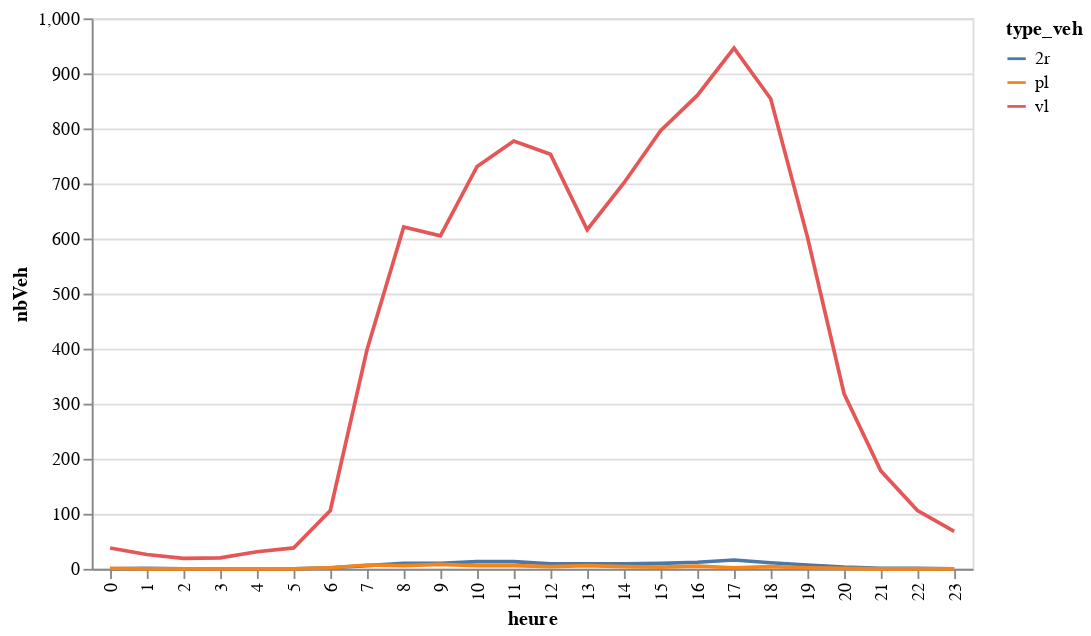

Notebook source saved alongside this figure:
### Code cell
dicoHoraire['mja'] ['2sens']['graph']

### Figure 1 — Vega-Lite specification as saved in the notebook (floating-point values rounded to 4 significant figures)
{"config": {"view": {"continuousWidth": 400, "continuousHeight": 300}}, "data": {"name": "data-d6b3875a70fad24266cd2203c851e812"}, "mark": "line", "encoding": {"color": {"type": "nominal", "field": "type_veh"}, "x": {"type": "ordinal", "field": "heure"}, "y": {"type": "quantitative", "field": "nbVeh"}}, "$schema": "https://vega.github.io/schema/vega-lite/v4.8.1.json", "datasets": {"data-d6b3875a70fad24266cd2203c851e812": [{"heure": 0, "type_veh": "2r", "nbVeh": 0.0}, {"heure": 0, "type_veh": "pl", "nbVeh": 1.0}, {"heure": 0, "type_veh": "vl", "nbVeh": 38.0}, {"heure": 1, "type_veh": "2r", "nbVeh": 1.0}, {"heure": 1, "type_veh": "pl", "nbVeh": 0.0}, {"heure": 1, "type_veh": "vl", "nbVeh": 26.0}, {"heure": 2, "type_veh": "2r", "nbVeh": 0.0}, {"heure": 2, "type_veh": "pl", "nbVeh": 0.0}, {"heure": 2, "type_veh": "vl", "nbVeh": 19.0}, {"heure": 3, "type_veh": "2r", "nbVeh": 0.0}, {"heure": 3, "type_veh": "pl", "nbVeh": 0.0}, {"heure": 3, "type_veh": "vl", "nbVeh": 20.0}, {"heure": 4, "type_veh": "2r", "nbVeh": 0.0}, {"heure": 4, "type_veh": "pl", "nbVeh": 0.0}, {"heure": 4, "type_veh": "vl", "nbVeh": 31.0}, {"heure": 5, "type_veh": "2r", "nbVeh": 0.0}, {"heure": 5, "type_veh": "pl", "nbVeh": 0.0}, {"heure": 5, "type_veh": "vl", "nbVeh": 38.0}, {"heure": 6, "type_veh": "2r", "nbVeh": 2.0}, {"heure": 6, "type_veh": "pl", "nbVeh": 2.0}, {"heure": 6, "type_veh": "vl", "nbVeh": 106.0}, {"heure": 7, "type_veh": "2r", "nbVeh": 6.0}, {"heure": 7, "type_veh": "pl", "nbVeh": 7.0}, {"heure": 7, "type_veh": "vl", "nbVeh": 398.0}, {"heure": 8, "type_veh": "2r", "nbVeh": 10.0}, {"heure": 8, "type_veh": "pl", "nbVeh": 6.0}, {"heure": 8, "type_veh": "vl", "nbVeh": 621.0}, {"heure": 9, "type_veh": "2r", "nbVeh": 10.0}, {"heure": 9, "type_veh": "pl", "nbVeh": 8.0}, {"heure": 9, "type_veh": "vl", "nbVeh": 605.0}, {"heure": 10, "type_veh": "2r", "nbVeh": 13.0}, {"heure": 10, "type_veh": "pl", "nbVeh": 6.0}, {"heure": 10, "type_veh": "vl", "nbVeh": 731.0}, {"heure": 11, "type_veh": "2r", "nbVeh": 13.0}, {"heure": 11, "type_veh": "pl", "nbVeh": 6.0}, {"heure": 11, "type_veh": "vl", "nbVeh": 777.0}, {"heure": 12, "type_veh": "2r", "nbVeh": 9.0}, {"heure": 12, "type_veh": "pl", "nbVeh": 4.0}, {"heure": 12, "type_veh": "vl", "nbVeh": 753.0}, {"heure": 13, "type_veh": "2r", "nbVeh": 9.0}, {"heure": 13, "type_veh": "pl", "nbVeh": 6.0}, {"heure": 13, "type_veh": "vl", "nbVeh": 616.0}, {"heure": 14, "type_veh": "2r", "nbVeh": 9.0}, {"heure": 14, "type_veh": "pl", "nbVeh": 4.0}, {"heure": 14, "type_veh": "vl", "nbVeh": 701.0}, {"heure": 15, "type_veh": "2r", "nbVeh": 10.0}, {"heure": 15, "type_veh": "pl", "nbVeh": 3.0}, {"heure": 15, "type_veh": "vl", "nbVeh": 796.0}, {"heure": 16, "type_veh": "2r", "nbVeh": 12.0}, {"heure": 16, "type_veh": "pl", "nbVeh": 5.0}, {"heure": 16, "type_veh": "vl", "nbVeh": 860.0}, {"heure": 17, "type_veh": "2r", "nbVeh": 16.0}, {"heure": 17, "type_veh": "pl", "nbVeh": 2.0}, {"heure": 17, "type_veh": "vl", "nbVeh": 946.0}, {"heure": 18, "type_veh": "2r", "nbVeh": 11.0}, {"heure": 18, "type_veh": "pl", "nbVeh": 4.0}, {"heure": 18, "type_veh": "vl", "nbVeh": 854.0}, {"heure": 19, "type_veh": "2r", "nbVeh": 7.0}, {"heure": 19, "type_veh": "pl", "nbVeh": 2.0}, {"heure": 19, "type_veh": "vl", "nbVeh": 603.0}, {"heure": 20, "type_veh": "2r", "nbVeh": 3.0}, {"heure": 20, "type_veh": "pl", "nbVeh": 1.0}, {"heure": 20, "type_veh": "vl", "nbVeh": 318.0}, {"heure": 21, "type_veh": "2r", "nbVeh": 1.0}, {"heure": 21, "type_veh": "pl", "nbVeh": 0.0}, {"heure": 21, "type_veh": "vl", "nbVeh": 178.0}, {"heure": 22, "type_veh": "2r", "nbVeh": 1.0}, {"heure": 22, "type_veh": "pl", "nbVeh": 0.0}, {"heure": 22, "type_veh": "vl", "nbVeh": 106.0}, {"heure": 23, "type_veh": "2r", "nbVeh": 0.0}, {"heure": 23, "type_veh": "pl", "nbVeh": 0.0}, {"heure": 23, "type_veh": "vl", "nbVeh": 68.0}]}}
